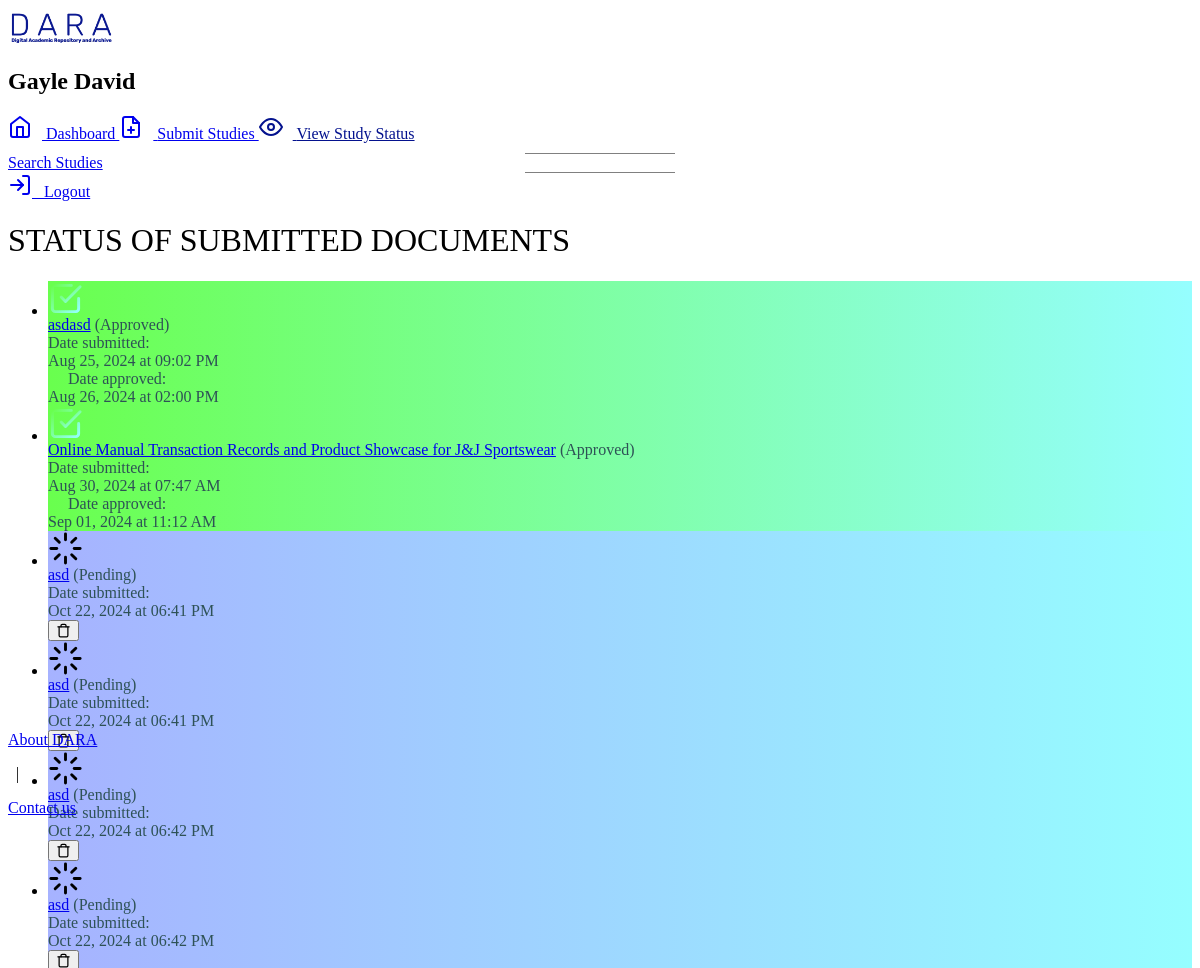
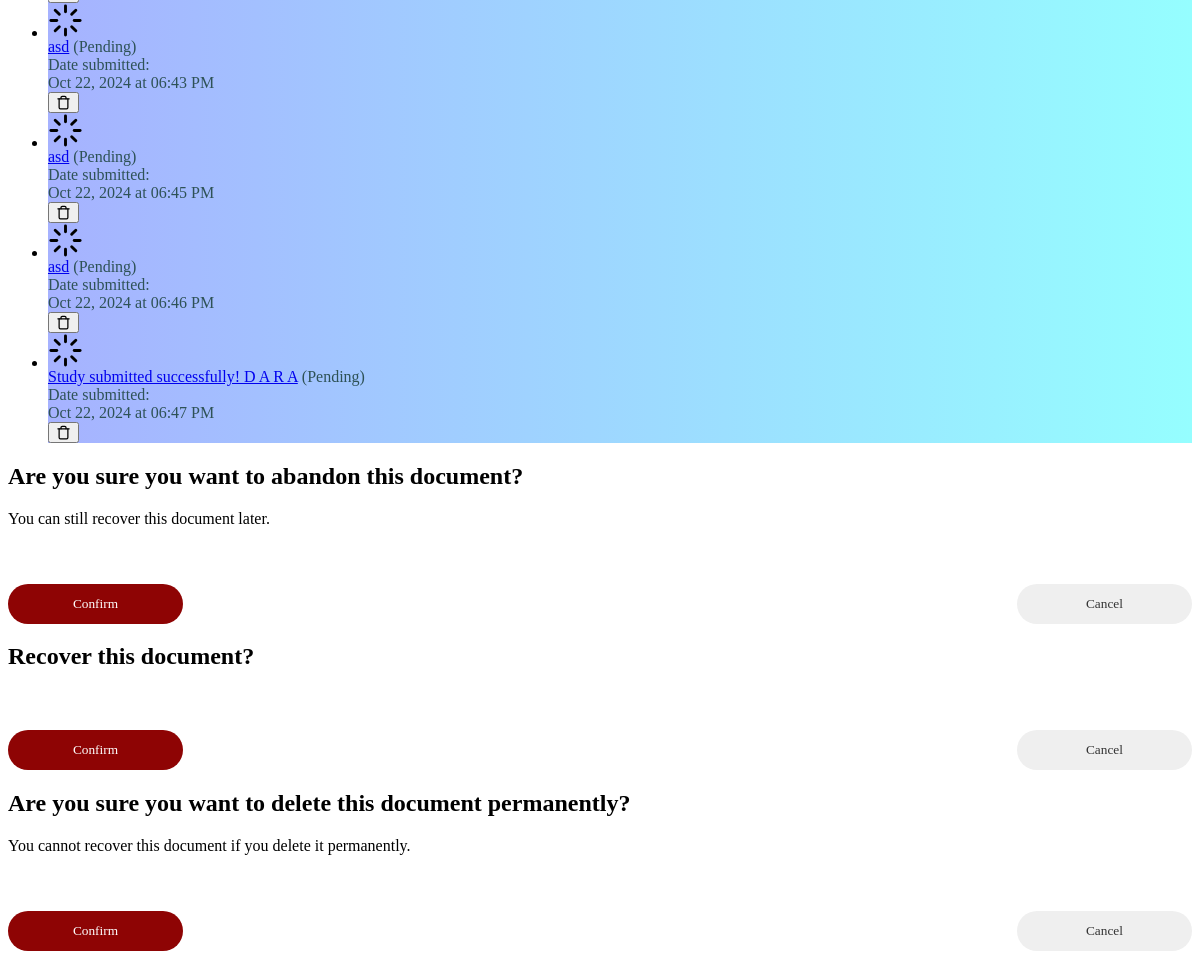
The app's page /Student/document-status/index.php (signed in), older data (2 pictures, top to bottom).
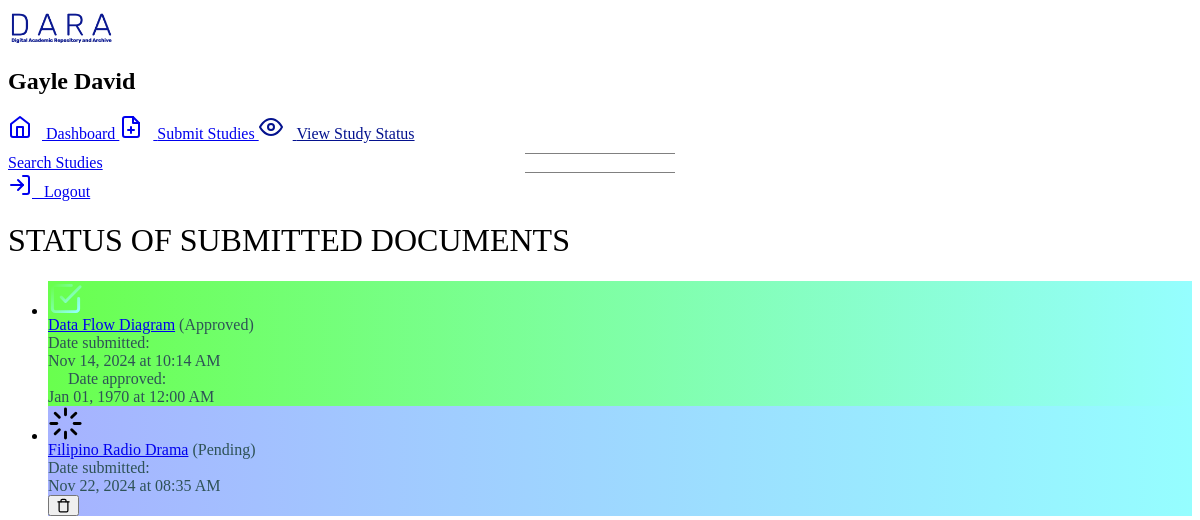
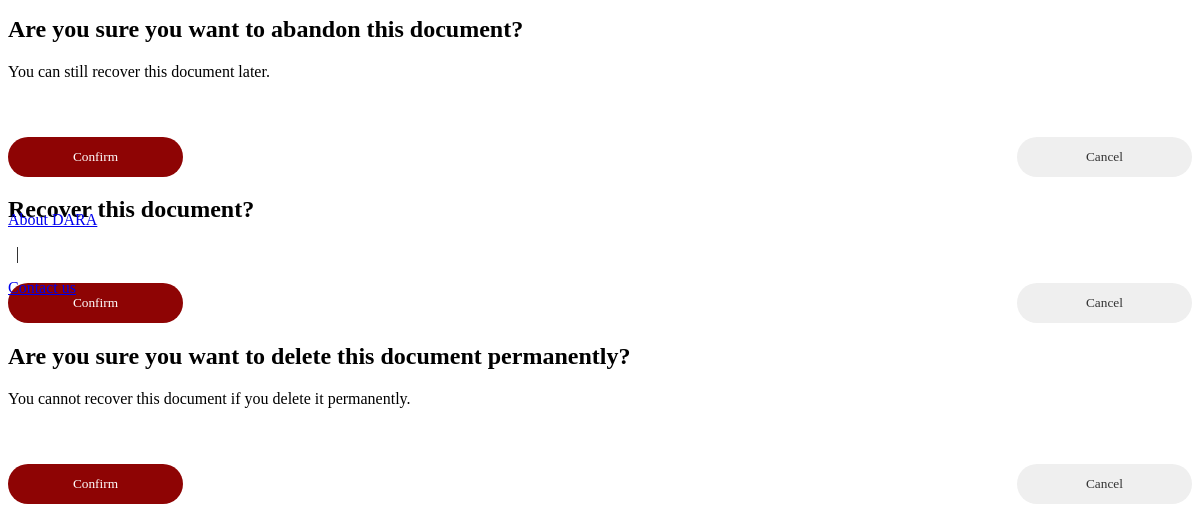
The same page, newer data (2 pictures, top to bottom).
### tables this page shows
CREATE TABLE `document_repository` (
  `document_id` int(11) NOT NULL,
  `title` varchar(255) NOT NULL,
  `student_id` int(11) NOT NULL,
  `teacher_id` int(11) NOT NULL,
  `authors` longtext NOT NULL CHECK (json_valid(`authors`)),
  `citations` longtext DEFAULT NULL CHECK (json_valid(`citations`)),
  `metadata` longtext DEFAULT NULL CHECK (json_valid(`metadata`)),
  `file` longblob NOT NULL,
  `status` varchar(50) NOT NULL,
  `date_submitted` datetime NOT NULL,
  `date_reviewed` datetime DEFAULT NULL,
  `study_type` varchar(50) NOT NULL,
  `abandoned_date` datetime DEFAULT NULL,
  `recovered_date` datetime DEFAULT NULL,
  `lost_date` datetime DEFAULT NULL
);

### controls/student/std_status.php (the view, shortened to what the changed rows need)
<div class="status-container">
    <h1 style="font-weight: lighter;">STATUS OF SUBMITTED DOCUMENTS</h1>
    <?php if ($result->num_rows > 0): ?>
        <ul>
            <?php while ($row = $result->fetch_assoc()): ?>
                <li style="
                <?php
                    if ($row['status'] == "Approved") {
                        echo "background: linear-gradient(90deg, rgba(2,0,36,1) 0%, rgba(105,255,78,1) 0%, rgba(149,254,255,1) 100%); border: none;";
                    } elseif ($row['status'] == "Pending") {
                        echo "background: linear-gradient(90deg, rgba(78,102,255,0.5) 0%, rgba(149,254,255,1) 100%);";
                    } elseif ($row['status'] == "Abandoned") {
                        echo "border: solid 1px black;";
                    }
                ?>
                ">
                    <div class="okok">
                        <span class="status <?= strtolower(str_replace(' ', '-', htmlspecialchars($row['status']))) ?>" >
                        </span>
                        <div class="continents">
                            <div class="top">
                                <span class="title" style="
                                    <?php
                                        if ($row['status'] != "Abandoned") {
                                            echo "color: #2E5256;";
                                        } else {
                                            echo "color: black;";
                                        }
                                    ?>
                                    ">
                                    <?php
                                        if ($row['status'] != "Abandoned") {
                                            echo "<a href='pdf-reader.php?id=" . $row["document_id"] . "'>" . htmlspecialchars($row['title']) . "</a>";
                                        } else {
                                            echo htmlspecialchars($row['title']);
                                        }
                                    ?>
                                    <?php
                                        if ($row['status'] == "Approved") {
                                            echo "(Approved)";
                                        } elseif ($row['status'] == "Pending") {
                                            echo "(Pending)";
                                        } elseif ($row['status'] == "Abandoned") {
                                            echo "(Aborted)";
                                        }
                                    ?>
                                </span>
                            </div>
                            <div class="bottom">
                                <div class="wtf">
                                    <span class="date"style="
                                        <?php
                                            if ($row['status'] != "Abandoned") {
                                                echo "color: #2E5256;";
                                            } else {
                                                echo "color: black;";
                                            }
                                        ?>
                                        "
                                    >
                                    Date submitted:
                                    &nbsp;</span>
                                    <div class="datete"style="
                                        <?php
                                            if ($row['status'] != "Abandoned") {
                                                echo "color: #2E5256;";
                                            } else {
                                                echo "color: black;";
                                            }
                                        ?>
                                        ">
                                        <?= htmlspecialchars(date("M d, Y", strtotime($row['date_submitted']))) ?> at
                                        <?= htmlspecialchars(date("h:i A", strtotime($row['date_submitted']))) ?>
                                    </div>
                                    <?php
                                        if ($row['status'] == "Approved") {
                                            echo "
                                                <span class='date' style='margin-left: 20px; color: #2E5256;'> Date approved: &nbsp;</span>
                                                <div class='datete' style='color: #2E5256;'>" .
                                                    htmlspecialchars(date('M d, Y', strtotime($row['date_reviewed']))) . " at " .
                                                    htmlspecialchars(date('h:i A', strtotime($row['date_reviewed']))) .
                                                "</div>";
                                        }
                                    ?>
                                </div>
                                <div class="actions">
                                    <?php
                                        if ($row['status'] == "Pending") {
                                            echo '
                                            <button class="btn abandon" onclick="openModal(\'abandonModal\', ' . $row['document_id'] . ')">
                                                <svg
                                                    xmlns="http://www.w3.org/2000/svg"
                                                    width="15"
                                                    height="15"
                                                    viewBox="0 0 24 24"
                                                    fill="none"
                                                    stroke="currentColor"
                                                    stroke-width="2"
                                                    stroke-linecap="round"
                                                    stroke-linejoin="round"
                                                    class="feather feather-trash"
                                                    >
                                                    <polyline points="3 6 5 6 21 6" />
                                                    <path
                                                        d="M19 6v14a2 2 0 0 1-2 2H7a2 2 0 0 1-2-2V6m3 0V4a2 2 0 0 1 2-2h4a2 2 0 0 1 2 2v2"
                                                    />
                                                </svg>
                                            </button>
                                            ';
                                        }
                                    ?>
                                </div>
                            </div>
                        </div>
                    </div>
                </li>
            <?php endwhile; ?>
        </ul>
    <?php else: ?>
        <p>No submissions found.</p>
    <?php endif; ?>
</div>
<div id="abandonModal" class="modal">
    <div class="modal-content">
        <h2>Are you sure you want to abandon this document?</h2>
    </div>
</div>
<div id="recoverModal" class="modal">
    <div class="modal-content">
        <h2>Recover this document?</h2>
    </div>
</div>
<div id="removepermModal" class="modal">
    <div class="modal-content">
        <h2>Are you sure you want to delete this document permanently?</h2>
    </div>
</div>

Row changes from the older to the newer data that the page shows:
removed document_repository: status "Approved" (drawn), title "asdasd", date_submitted "Aug 25, 2024", date_submitted "09:02 PM", date_reviewed "Aug 26, 2024", date_reviewed "02:00 PM"
removed document_repository: status "Approved" (drawn), title "Online Manual Transaction Records and Product Showcase for J&J Sportswear", date_submitted "Aug 30, 2024", date_submitted "07:47 AM", date_reviewed "Sep 01, 2024", date_reviewed "11:12 AM"
removed document_repository: status "Pending" (drawn), title "asd", date_submitted "Oct 22, 2024", date_submitted "06:41 PM"
removed document_repository: status "Pending" (drawn), title "asd", date_submitted "Oct 22, 2024", date_submitted "06:41 PM"
removed document_repository: status "Pending" (drawn), title "asd", date_submitted "Oct 22, 2024", date_submitted "06:42 PM"
removed document_repository: status "Pending" (drawn), title "asd", date_submitted "Oct 22, 2024", date_submitted "06:42 PM"
removed document_repository: status "Pending" (drawn), title "asd", date_submitted "Oct 22, 2024", date_submitted "06:43 PM"
removed document_repository: status "Pending" (drawn), title "asd", date_submitted "Oct 22, 2024", date_submitted "06:45 PM"
removed document_repository: status "Pending" (drawn), title "asd", date_submitted "Oct 22, 2024", date_submitted "06:46 PM"
removed document_repository: status "Pending" (drawn), title "Study submitted successfully! D A R A", date_submitted "Oct 22, 2024", date_submitted "06:47 PM"
added document_repository: status "Approved" (drawn), title "Data Flow Diagram", date_submitted "Nov 14, 2024", date_submitted "10:14 AM", date_reviewed "Jan 01, 1970", date_reviewed "12:00 AM"
added document_repository: status "Pending" (drawn), title "Filipino Radio Drama", date_submitted "Nov 22, 2024", date_submitted "08:35 AM"
